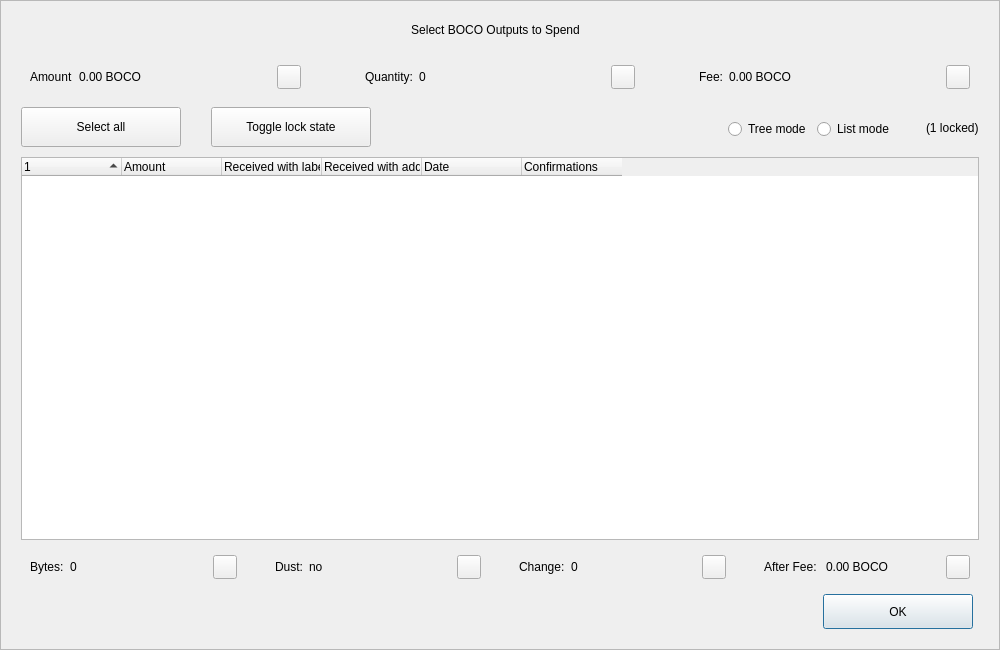
<?xml version="1.0" encoding="UTF-8"?>
<ui version="4.0">
 <class>CoinControlDialog</class>
 <widget class="QDialog" name="CoinControlDialog">
  <property name="geometry">
   <rect>
    <x>0</x>
    <y>0</y>
    <width>1000</width>
    <height>650</height>
   </rect>
  </property>
  <property name="minimumSize">
   <size>
    <width>950</width>
    <height>650</height>
   </size>
  </property>
  <property name="windowTitle">
   <string>Coin Selection</string>
  </property>
  <property name="styleSheet">
   <string notr="true"/>
  </property>
  <layout class="QVBoxLayout" name="verticalLayout">
   <property name="spacing">
    <number>0</number>
   </property>
   <property name="leftMargin">
    <number>0</number>
   </property>
   <property name="topMargin">
    <number>0</number>
   </property>
   <property name="rightMargin">
    <number>0</number>
   </property>
   <property name="bottomMargin">
    <number>0</number>
   </property>
   <item>
    <widget class="QFrame" name="frameContainer">
     <property name="toolTipDuration">
      <number>0</number>
     </property>
     <property name="frameShape">
      <enum>QFrame::StyledPanel</enum>
     </property>
     <property name="frameShadow">
      <enum>QFrame::Raised</enum>
     </property>
     <layout class="QVBoxLayout" name="verticalLayout_2">
      <property name="leftMargin">
       <number>0</number>
      </property>
      <property name="rightMargin">
       <number>0</number>
      </property>
      <property name="bottomMargin">
       <number>20</number>
      </property>
      <item>
       <layout class="QHBoxLayout" name="horizontalLayout_12">
        <property name="spacing">
         <number>0</number>
        </property>
        <property name="leftMargin">
         <number>20</number>
        </property>
        <property name="rightMargin">
         <number>30</number>
        </property>
        <item>
         <spacer name="horizontalSpacer_4">
          <property name="orientation">
           <enum>Qt::Horizontal</enum>
          </property>
          <property name="sizeHint" stdset="0">
           <size>
            <width>40</width>
            <height>20</height>
           </size>
          </property>
         </spacer>
        </item>
        <item>
         <widget class="QLabel" name="labelTitle">
          <property name="minimumSize">
           <size>
            <width>0</width>
            <height>40</height>
           </size>
          </property>
          <property name="maximumSize">
           <size>
            <width>16777215</width>
            <height>40</height>
           </size>
          </property>
          <property name="text">
           <string>Select BOCO Outputs to Spend</string>
          </property>
          <property name="alignment">
           <set>Qt::AlignCenter</set>
          </property>
          <property name="margin">
           <number>7</number>
          </property>
         </widget>
        </item>
        <item>
         <spacer name="horizontalSpacer_5">
          <property name="orientation">
           <enum>Qt::Horizontal</enum>
          </property>
          <property name="sizeHint" stdset="0">
           <size>
            <width>40</width>
            <height>20</height>
           </size>
          </property>
         </spacer>
        </item>
       </layout>
      </item>
      <item>
       <layout class="QHBoxLayout" name="horizontalLayout_8">
        <property name="leftMargin">
         <number>20</number>
        </property>
        <property name="rightMargin">
         <number>20</number>
        </property>
        <item>
         <widget class="QWidget" name="layoutAmount" native="true">
          <layout class="QHBoxLayout" name="horizontalLayout_9" stretch="0,1,0">
           <item>
            <widget class="QLabel" name="labelCoinControlAmountText">
             <property name="text">
              <string>Amount</string>
             </property>
            </widget>
           </item>
           <item>
            <widget class="QLabel" name="labelCoinControlAmount">
             <property name="text">
              <string>0.00 BOCO</string>
             </property>
            </widget>
           </item>
           <item alignment="Qt::AlignHCenter|Qt::AlignVCenter">
            <widget class="QPushButton" name="pushButtonAmount">
             <property name="minimumSize">
              <size>
               <width>0</width>
               <height>24</height>
              </size>
             </property>
             <property name="maximumSize">
              <size>
               <width>24</width>
               <height>26</height>
              </size>
             </property>
             <property name="focusPolicy">
              <enum>Qt::NoFocus</enum>
             </property>
             <property name="styleSheet">
              <string notr="true">padding-bottom:2px;
padding-right:4px;</string>
             </property>
             <property name="text">
              <string/>
             </property>
            </widget>
           </item>
          </layout>
         </widget>
        </item>
        <item>
         <spacer name="horizontalSpacer_2">
          <property name="orientation">
           <enum>Qt::Horizontal</enum>
          </property>
          <property name="sizeType">
           <enum>QSizePolicy::Fixed</enum>
          </property>
          <property name="sizeHint" stdset="0">
           <size>
            <width>40</width>
            <height>20</height>
           </size>
          </property>
         </spacer>
        </item>
        <item>
         <widget class="QWidget" name="layoutQuantity" native="true">
          <layout class="QHBoxLayout" name="horizontalLayout_10" stretch="0,1,0">
           <item>
            <widget class="QLabel" name="labelCoinControlQuantityText">
             <property name="text">
              <string>Quantity:</string>
             </property>
            </widget>
           </item>
           <item>
            <widget class="QLabel" name="labelCoinControlQuantity">
             <property name="text">
              <string>0</string>
             </property>
            </widget>
           </item>
           <item alignment="Qt::AlignHCenter|Qt::AlignVCenter">
            <widget class="QPushButton" name="pushButtonQuantity">
             <property name="minimumSize">
              <size>
               <width>0</width>
               <height>24</height>
              </size>
             </property>
             <property name="maximumSize">
              <size>
               <width>24</width>
               <height>26</height>
              </size>
             </property>
             <property name="focusPolicy">
              <enum>Qt::NoFocus</enum>
             </property>
             <property name="styleSheet">
              <string notr="true">padding-bottom:2px;
               padding-right:4px;</string>
             </property>
             <property name="text">
              <string/>
             </property>
            </widget>
           </item>
          </layout>
         </widget>
        </item>
        <item>
         <spacer name="horizontalSpacer_22">
          <property name="orientation">
           <enum>Qt::Horizontal</enum>
          </property>
          <property name="sizeType">
           <enum>QSizePolicy::Fixed</enum>
          </property>
          <property name="sizeHint" stdset="0">
           <size>
            <width>40</width>
            <height>20</height>
           </size>
          </property>
         </spacer>
        </item>
        <item>
         <widget class="QWidget" name="layoutFee" native="true">
          <layout class="QHBoxLayout" name="horizontalLayout_11" stretch="0,1,0">
           <item>
            <widget class="QLabel" name="labelCoinControlFeeText">
             <property name="text">
              <string>Fee:</string>
             </property>
            </widget>
           </item>
           <item>
            <widget class="QLabel" name="labelCoinControlFee">
             <property name="text">
              <string>0.00 BOCO</string>
             </property>
            </widget>
           </item>
           <item alignment="Qt::AlignHCenter|Qt::AlignVCenter">
            <widget class="QPushButton" name="pushButtonFee">
             <property name="minimumSize">
              <size>
               <width>0</width>
               <height>24</height>
              </size>
             </property>
             <property name="maximumSize">
              <size>
               <width>24</width>
               <height>26</height>
              </size>
             </property>
             <property name="focusPolicy">
              <enum>Qt::NoFocus</enum>
             </property>
             <property name="styleSheet">
              <string notr="true">padding-bottom:2px;
               padding-right:4px;</string>
             </property>
             <property name="text">
              <string/>
             </property>
            </widget>
           </item>
          </layout>
         </widget>
        </item>
       </layout>
      </item>
      <item>
       <widget class="QFrame" name="frame">
        <property name="minimumSize">
         <size>
          <width>0</width>
          <height>40</height>
         </size>
        </property>
        <property name="styleSheet">
         <string notr="true">#frame {
	border:0;
}</string>
        </property>
        <property name="frameShape">
         <enum>QFrame::StyledPanel</enum>
        </property>
        <property name="frameShadow">
         <enum>QFrame::Sunken</enum>
        </property>
        <layout class="QHBoxLayout" name="horizontalLayout">
         <property name="spacing">
          <number>0</number>
         </property>
         <property name="leftMargin">
          <number>20</number>
         </property>
         <property name="topMargin">
          <number>0</number>
         </property>
         <property name="rightMargin">
          <number>20</number>
         </property>
         <property name="bottomMargin">
          <number>0</number>
         </property>
         <item>
          <layout class="QHBoxLayout" name="horizontalLayoutPanel" stretch="0,0,0,0,0,0">
           <property name="spacing">
            <number>20</number>
           </property>
           <item>
            <widget class="QPushButton" name="pushButtonSelectAll">
             <property name="sizePolicy">
              <sizepolicy hsizetype="Maximum" vsizetype="Fixed">
               <horstretch>0</horstretch>
               <verstretch>0</verstretch>
              </sizepolicy>
             </property>
             <property name="minimumSize">
              <size>
               <width>160</width>
               <height>40</height>
              </size>
             </property>
             <property name="maximumSize">
              <size>
               <width>16777215</width>
               <height>40</height>
              </size>
             </property>
             <property name="text">
              <string>Select all</string>
             </property>
             <property name="checkable">
              <bool>true</bool>
             </property>
             <property name="checked">
              <bool>false</bool>
             </property>
             <property name="autoExclusive">
              <bool>false</bool>
             </property>
             <property name="autoDefault">
              <bool>false</bool>
             </property>
            </widget>
           </item>
           <item>
            <spacer name="horizontalSpacer_6">
             <property name="orientation">
              <enum>Qt::Horizontal</enum>
             </property>
             <property name="sizeType">
              <enum>QSizePolicy::Fixed</enum>
             </property>
             <property name="sizeHint" stdset="0">
              <size>
               <width>10</width>
               <height>20</height>
              </size>
             </property>
            </spacer>
           </item>
           <item>
            <widget class="QPushButton" name="pushButtonToggleLock">
             <property name="sizePolicy">
              <sizepolicy hsizetype="Maximum" vsizetype="Fixed">
               <horstretch>0</horstretch>
               <verstretch>0</verstretch>
              </sizepolicy>
             </property>
             <property name="minimumSize">
              <size>
               <width>160</width>
               <height>40</height>
              </size>
             </property>
             <property name="maximumSize">
              <size>
               <width>16777215</width>
               <height>40</height>
              </size>
             </property>
             <property name="text">
              <string>Toggle lock state</string>
             </property>
             <property name="checkable">
              <bool>true</bool>
             </property>
             <property name="autoExclusive">
              <bool>false</bool>
             </property>
             <property name="autoDefault">
              <bool>false</bool>
             </property>
            </widget>
           </item>
           <item>
            <spacer name="horizontalSpacer_7">
             <property name="orientation">
              <enum>Qt::Horizontal</enum>
             </property>
             <property name="sizeType">
              <enum>QSizePolicy::Expanding</enum>
             </property>
             <property name="sizeHint" stdset="0">
              <size>
               <width>30</width>
               <height>20</height>
              </size>
             </property>
            </spacer>
           </item>
           <item alignment="Qt::AlignRight">
            <widget class="QGroupBox" name="groupBox_2">
             <property name="styleSheet">
              <string notr="true">#groupBox_2 {
    background-color:transparent;
    border-radius:0;
}</string>
             </property>
             <property name="title">
              <string/>
             </property>
             <layout class="QHBoxLayout" name="horizontalLayout_14">
              <item>
               <widget class="QRadioButton" name="radioTreeMode">
                <property name="sizePolicy">
                 <sizepolicy hsizetype="Maximum" vsizetype="Fixed">
                  <horstretch>0</horstretch>
                  <verstretch>0</verstretch>
                 </sizepolicy>
                </property>
                <property name="text">
                 <string>Tree mode</string>
                </property>
               </widget>
              </item>
              <item>
               <widget class="QRadioButton" name="radioListMode">
                <property name="sizePolicy">
                 <sizepolicy hsizetype="Maximum" vsizetype="Fixed">
                  <horstretch>0</horstretch>
                  <verstretch>0</verstretch>
                 </sizepolicy>
                </property>
                <property name="text">
                 <string>List mode</string>
                </property>
                <property name="checked">
                 <bool>false</bool>
                </property>
               </widget>
              </item>
             </layout>
            </widget>
           </item>
           <item>
            <widget class="QLabel" name="labelLocked">
             <property name="text">
              <string>(1 locked)</string>
             </property>
            </widget>
           </item>
          </layout>
         </item>
        </layout>
       </widget>
      </item>
      <item>
       <layout class="QHBoxLayout" name="horizontalLayout_13">
        <property name="leftMargin">
         <number>20</number>
        </property>
        <property name="rightMargin">
         <number>20</number>
        </property>
        <item>
         <widget class="CoinControlTreeWidget" name="treeWidget">
          <property name="contextMenuPolicy">
           <enum>Qt::CustomContextMenu</enum>
          </property>
          <property name="styleSheet">
           <string notr="true"/>
          </property>
          <property name="sortingEnabled">
           <bool>false</bool>
          </property>
          <property name="columnCount">
           <number>6</number>
          </property>
          <attribute name="headerShowSortIndicator" stdset="0">
           <bool>true</bool>
          </attribute>
          <attribute name="headerStretchLastSection">
           <bool>false</bool>
          </attribute>
          <column>
           <property name="text">
            <string/>
           </property>
          </column>
          <column>
           <property name="text">
            <string>Amount</string>
           </property>
          </column>
          <column>
           <property name="text">
            <string>Received with label</string>
           </property>
          </column>
          <column>
           <property name="text">
            <string>Received with address</string>
           </property>
          </column>
          <column>
           <property name="text">
            <string>Date</string>
           </property>
          </column>
          <column>
           <property name="text">
            <string>Confirmations</string>
           </property>
           <property name="toolTip">
            <string>Confirmed</string>
           </property>
          </column>
         </widget>
        </item>
       </layout>
      </item>
      <item>
       <layout class="QHBoxLayout" name="horizontalLayout_3">
        <property name="spacing">
         <number>20</number>
        </property>
        <property name="leftMargin">
         <number>20</number>
        </property>
        <property name="rightMargin">
         <number>20</number>
        </property>
        <item>
         <widget class="QWidget" name="layoutBytes" native="true">
          <layout class="QHBoxLayout" name="horizontalLayout_4" stretch="0,1,0">
           <item>
            <widget class="QLabel" name="labelCoinControlBytesText">
             <property name="text">
              <string>Bytes:</string>
             </property>
            </widget>
           </item>
           <item>
            <widget class="QLabel" name="labelCoinControlBytes">
             <property name="text">
              <string>0</string>
             </property>
            </widget>
           </item>
           <item alignment="Qt::AlignHCenter|Qt::AlignVCenter">
            <widget class="QPushButton" name="pushButtonBytes">
             <property name="minimumSize">
              <size>
               <width>0</width>
               <height>24</height>
              </size>
             </property>
             <property name="maximumSize">
              <size>
               <width>24</width>
               <height>26</height>
              </size>
             </property>
             <property name="focusPolicy">
              <enum>Qt::NoFocus</enum>
             </property>
             <property name="styleSheet">
              <string notr="true">padding-bottom:2px;
               padding-right:4px;</string>
             </property>
             <property name="text">
              <string/>
             </property>
            </widget>
           </item>
          </layout>
         </widget>
        </item>
        <item>
         <widget class="QWidget" name="layoutDust" native="true">
          <layout class="QHBoxLayout" name="horizontalLayout_5" stretch="0,1,0">
           <item>
            <widget class="QLabel" name="labelCoinControlLowOutputText">
             <property name="text">
              <string>Dust:</string>
             </property>
            </widget>
           </item>
           <item>
            <widget class="QLabel" name="labelCoinControlLowOutput">
             <property name="text">
              <string>no</string>
             </property>
            </widget>
           </item>
           <item alignment="Qt::AlignHCenter|Qt::AlignVCenter">
            <widget class="QPushButton" name="pushButtonDust">
             <property name="minimumSize">
              <size>
               <width>0</width>
               <height>24</height>
              </size>
             </property>
             <property name="maximumSize">
              <size>
               <width>24</width>
               <height>26</height>
              </size>
             </property>
             <property name="focusPolicy">
              <enum>Qt::NoFocus</enum>
             </property>
             <property name="styleSheet">
              <string notr="true">padding-bottom:2px;
               padding-right:4px;</string>
             </property>
             <property name="text">
              <string/>
             </property>
            </widget>
           </item>
          </layout>
         </widget>
        </item>
        <item>
         <widget class="QWidget" name="layoutChange" native="true">
          <layout class="QHBoxLayout" name="horizontalLayout_6" stretch="0,1,0">
           <item>
            <widget class="QLabel" name="labelCoinControlChangeText">
             <property name="text">
              <string>Change:</string>
             </property>
            </widget>
           </item>
           <item>
            <widget class="QLabel" name="labelCoinControlChange">
             <property name="text">
              <string>0</string>
             </property>
            </widget>
           </item>
           <item alignment="Qt::AlignHCenter|Qt::AlignVCenter">
            <widget class="QPushButton" name="pushButtonChange">
             <property name="minimumSize">
              <size>
               <width>0</width>
               <height>24</height>
              </size>
             </property>
             <property name="maximumSize">
              <size>
               <width>24</width>
               <height>26</height>
              </size>
             </property>
             <property name="focusPolicy">
              <enum>Qt::NoFocus</enum>
             </property>
             <property name="styleSheet">
              <string notr="true">padding-bottom:2px;
               padding-right:4px;</string>
             </property>
             <property name="text">
              <string/>
             </property>
            </widget>
           </item>
          </layout>
         </widget>
        </item>
        <item>
         <widget class="QWidget" name="layoutAfter" native="true">
          <layout class="QHBoxLayout" name="horizontalLayout_7" stretch="0,1,0">
           <item>
            <widget class="QLabel" name="labelCoinControlAfterFeeText">
             <property name="text">
              <string>After Fee: </string>
             </property>
            </widget>
           </item>
           <item>
            <widget class="QLabel" name="labelCoinControlAfterFee">
             <property name="text">
              <string>0.00 BOCO</string>
             </property>
            </widget>
           </item>
           <item alignment="Qt::AlignHCenter|Qt::AlignVCenter">
            <widget class="QPushButton" name="pushButtonAlterFee">
             <property name="minimumSize">
              <size>
               <width>0</width>
               <height>24</height>
              </size>
             </property>
             <property name="maximumSize">
              <size>
               <width>24</width>
               <height>26</height>
              </size>
             </property>
             <property name="focusPolicy">
              <enum>Qt::NoFocus</enum>
             </property>
             <property name="styleSheet">
              <string notr="true">padding-bottom:2px;
               padding-right:4px;</string>
             </property>
             <property name="text">
              <string/>
             </property>
            </widget>
           </item>
          </layout>
         </widget>
        </item>
       </layout>
      </item>
      <item>
       <layout class="QHBoxLayout" name="horizontalLayout_2">
        <property name="spacing">
         <number>0</number>
        </property>
        <property name="leftMargin">
         <number>20</number>
        </property>
        <property name="rightMargin">
         <number>26</number>
        </property>
        <item>
         <spacer name="horizontalSpacer_3">
          <property name="orientation">
           <enum>Qt::Horizontal</enum>
          </property>
          <property name="sizeHint" stdset="0">
           <size>
            <width>558</width>
            <height>20</height>
           </size>
          </property>
         </spacer>
        </item>
        <item>
         <widget class="QPushButton" name="pushButtonOk">
          <property name="minimumSize">
           <size>
            <width>150</width>
            <height>35</height>
           </size>
          </property>
          <property name="text">
           <string>OK</string>
          </property>
         </widget>
        </item>
       </layout>
      </item>
     </layout>
    </widget>
   </item>
  </layout>
 </widget>
 <customwidgets>
  <customwidget>
   <class>CoinControlTreeWidget</class>
   <extends>QTreeWidget</extends>
   <header>coincontroltreewidget.h</header>
  </customwidget>
 </customwidgets>
 <resources/>
 <connections/>
</ui>
